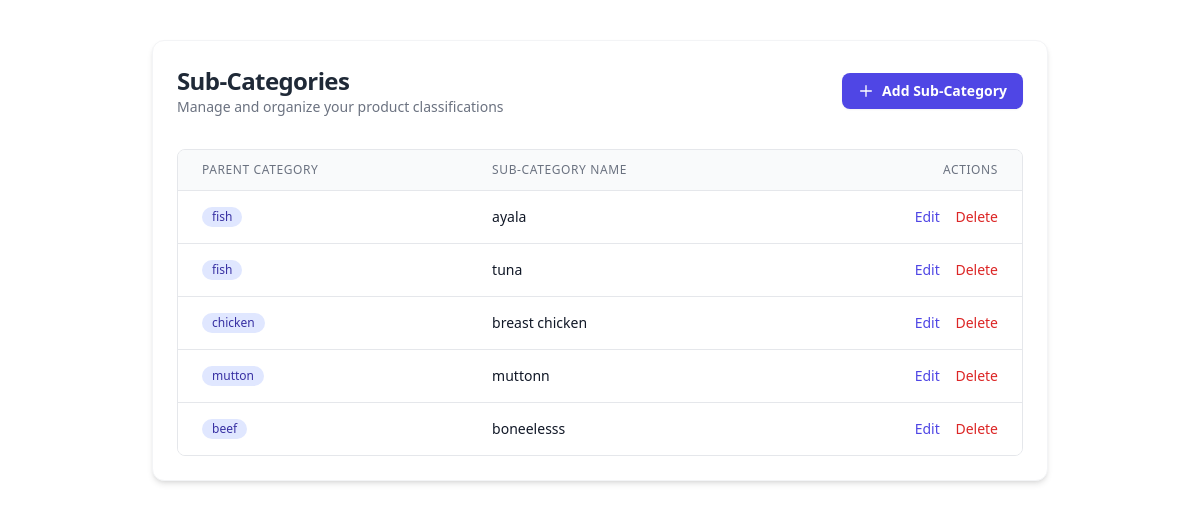
The page /subcategories/ (signed in) on the database its author committed.
### adminpage/models.py (models this page shows, shortened)
class SubCategory(models.Model):
    category = models.ForeignKey(
        Category,
        on_delete=models.CASCADE,
        related_name="subcategories"
    )
    name = models.CharField(max_length=100)

class Category(models.Model):
    name = models.CharField(max_length=100, unique=True)
    slug = models.SlugField(unique=True, blank=True)

### adminpage/views.py (the view)
# urls.py: path('subcategories/', views.subcategory_list, name='subcategory_list'),
@user_passes_test(admin_only)
def subcategory_list(request):
    return render(request, "subcategory_list.html", {
        "subcategories": SubCategory.objects.select_related("category")
    })

### adminpage/views.py (called while the page is built)
def admin_only(user):
    return user.is_authenticated and user.is_staff

### adminpage/templates/subcategory_list.html
<script src="https://cdn.tailwindcss.com"></script>
<div class="max-w-4xl mx-auto mt-10 p-6 bg-white rounded-xl shadow-md border border-gray-100">
    <div class="flex items-center justify-between mb-8">
        <div>
            <h2 class="text-2xl font-bold text-gray-800 tracking-tight">Sub-Categories</h2>
            <p class="text-sm text-gray-500">Manage and organize your product classifications</p>
        </div>
        <a href="{% url 'subcategory_create' %}"
           class="inline-flex items-center px-4 py-2 bg-indigo-600 hover:bg-indigo-700 text-white text-sm font-semibold rounded-lg transition-colors duration-200 shadow-sm">
            <svg class="w-4 h-4 mr-2" fill="none" stroke="currentColor" viewBox="0 0 24 24">
                <path stroke-linecap="round" stroke-linejoin="round" stroke-width="2" d="M12 4v16m8-8H4"></path>
            </svg>
            Add Sub-Category
        </a>
    </div>
    <div class="overflow-hidden border border-gray-200 rounded-lg">
        <table class="min-w-full divide-y divide-gray-200">
            <thead class="bg-gray-50">
                <tr>
                    <th class="px-6 py-3 text-left text-xs font-medium text-gray-500 uppercase tracking-wider">Parent Category</th>
                    <th class="px-6 py-3 text-left text-xs font-medium text-gray-500 uppercase tracking-wider">Sub-Category Name</th>
                    <th class="px-6 py-3 text-right text-xs font-medium text-gray-500 uppercase tracking-wider">Actions</th>
                </tr>
            </thead>
            <tbody class="bg-white divide-y divide-gray-200">
                {% for s in subcategories %}
                <tr class="hover:bg-gray-50 transition-colors">
                    <td class="px-6 py-4 whitespace-nowrap">
                        <span class="inline-flex items-center px-2.5 py-0.5 rounded-full text-xs font-medium bg-indigo-100 text-indigo-800">
                            {{ s.category.name }}
                        </span>
                    </td>
                    <td class="px-6 py-4 whitespace-nowrap text-sm font-medium text-gray-900">
                        {{ s.name }}
                    </td>
                    <td class="px-6 py-4 whitespace-nowrap text-right text-sm font-medium">
                        <a href="#" class="text-indigo-600 hover:text-indigo-900 mr-3">Edit</a>
                        <a href="#" class="text-red-600 hover:text-red-900">Delete</a>
                    </td>
                </tr>
                {% empty %}
                <tr>
                    <td colspan="3" class="px-6 py-10 text-center text-gray-400">
                        No sub-categories found. Click the button above to create one.
                    </td>
                </tr>
                {% endfor %}
            </tbody>
        </table>
    </div>
</div>

### rows shown on the page
SubCategory: category.name "fish", name "ayala"
SubCategory: category.name "fish", name "tuna"
SubCategory: category.name "chicken", name "breast chicken"
SubCategory: category.name "mutton", name "muttonn"
SubCategory: category.name "beef", name "boneelesss"
